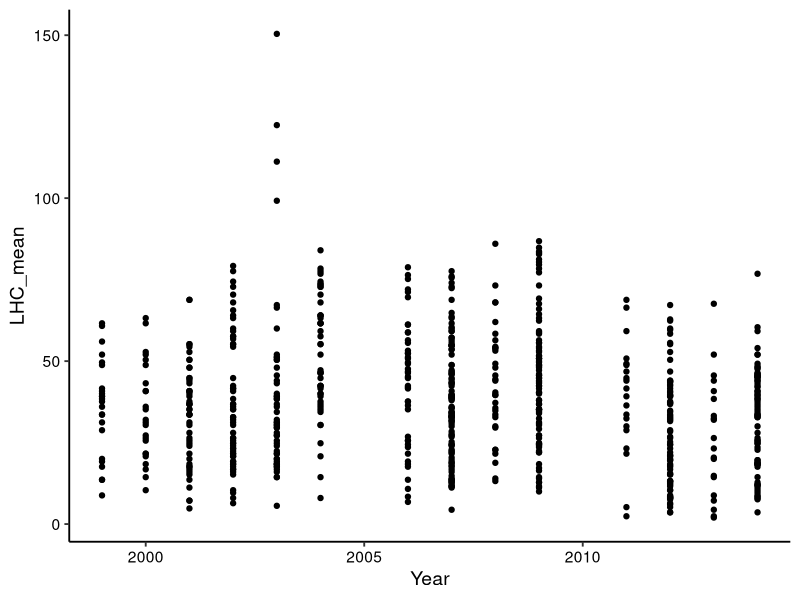
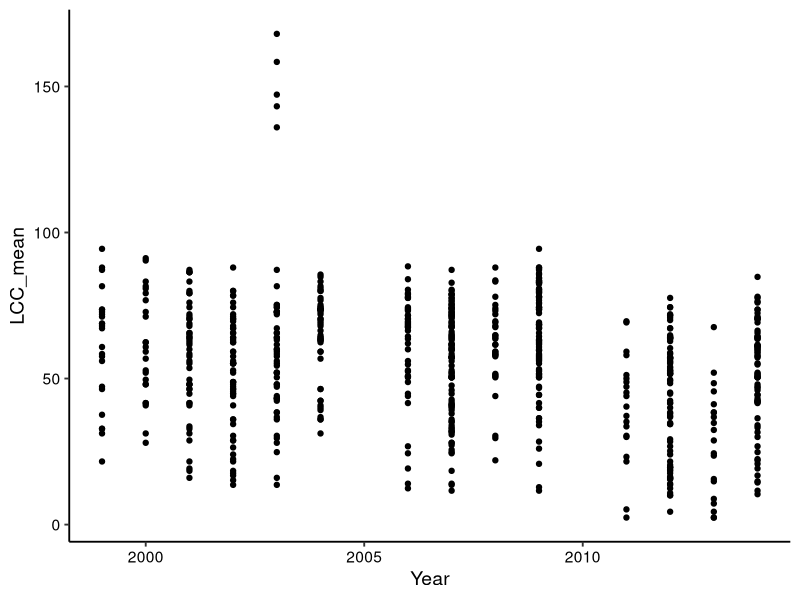
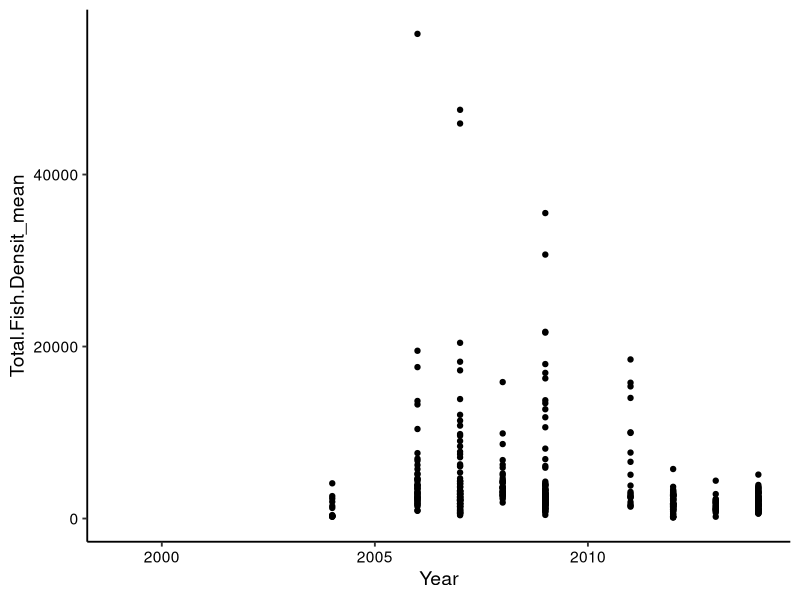
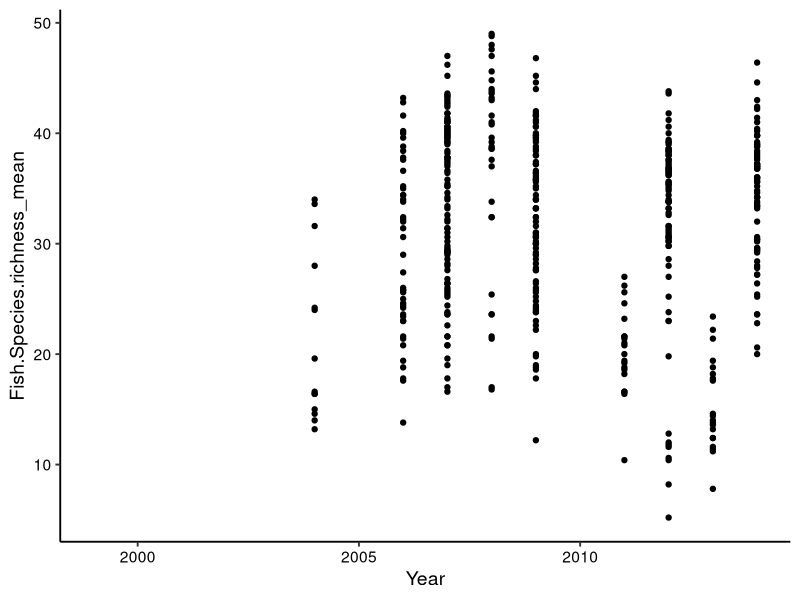
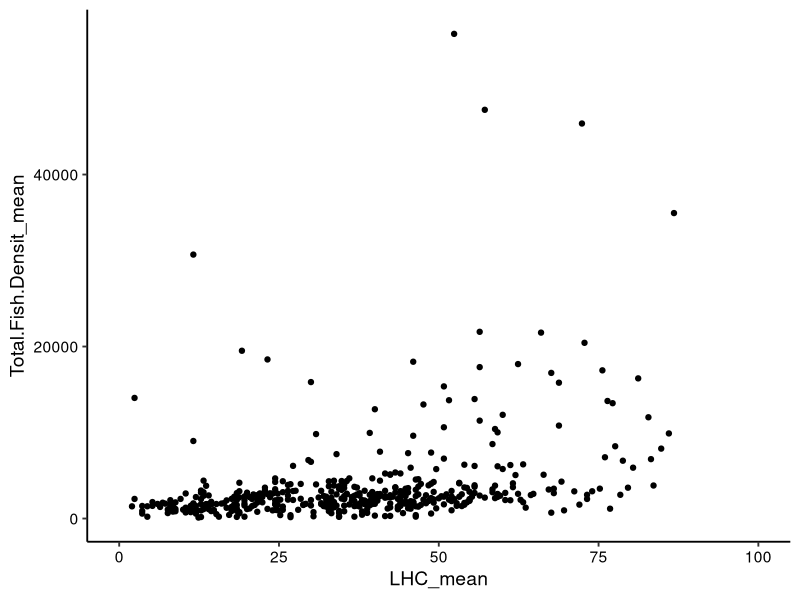
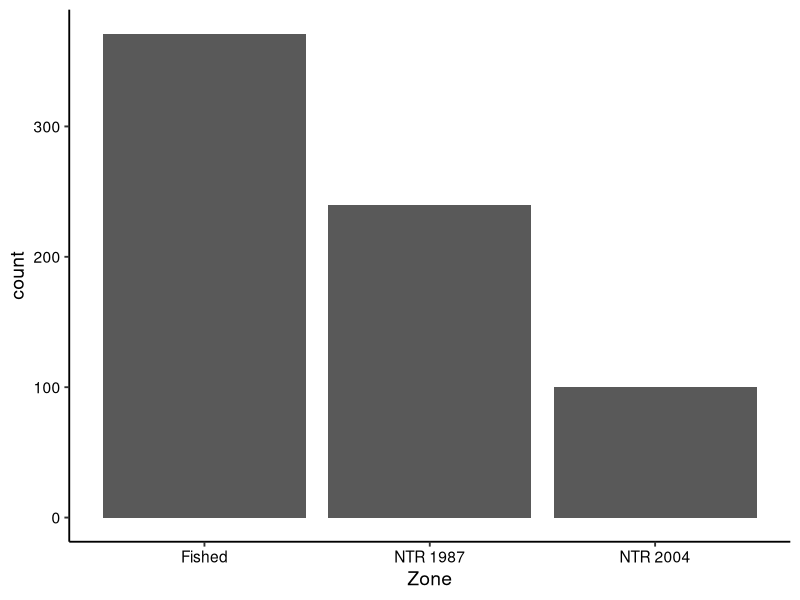
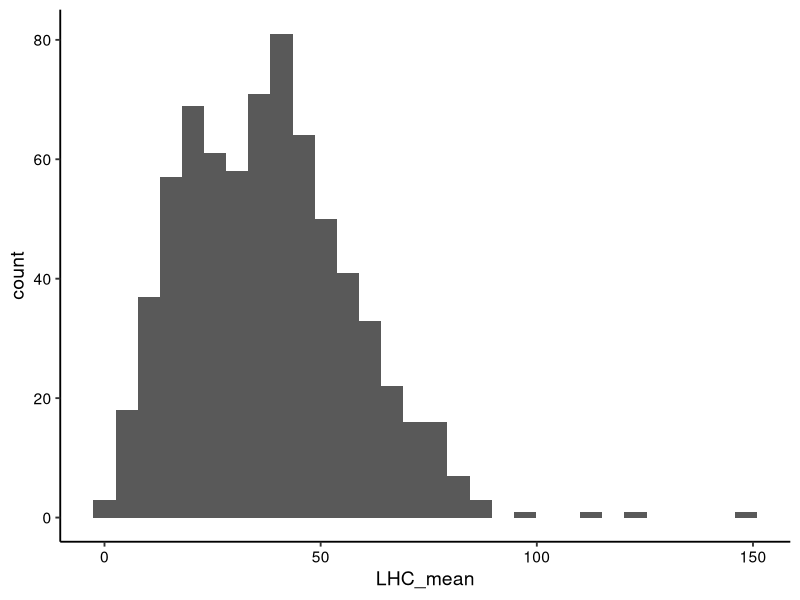
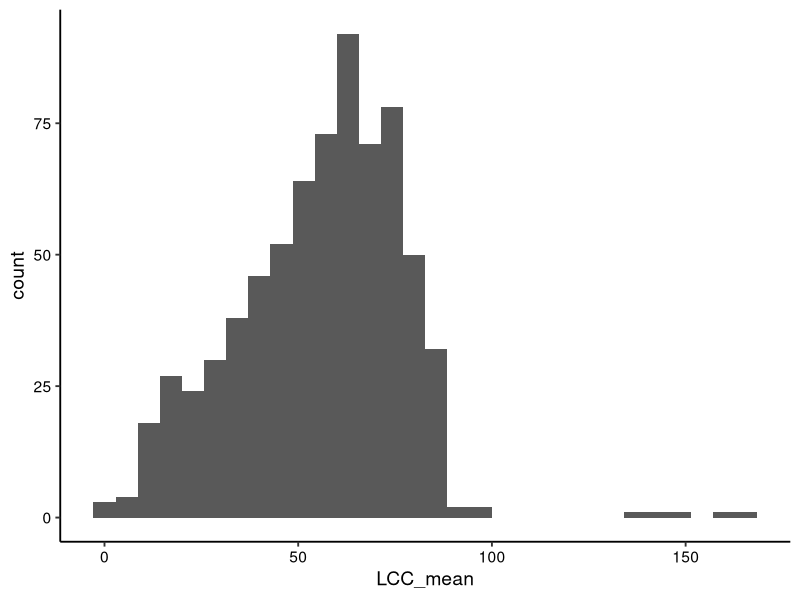

These charts were generated, in order, by the following R code:
#Checking working directory
getwd()

# Loading packages
library(tidyverse)

# Setting ggplot theme
deftheme <- theme_classic(base_size = 14) + 
  theme(axis.text = element_text(color = "black"),
        legend.position = "right") 
theme_set(deftheme)

# Loading datasets
GBR_Sites <- read.csv("./Data/Raw/data.gov.au_fish_benthos_GBR_sites_raw.csv")
GBR_Zones <- read.csv("./Data/Raw/data.gov.au_fish_benthos_GBR_zones_raw.csv")

colnames(GBR_Sites)
colnames(GBR_Zones)

str(GBR_Sites)
str(GBR_Zones)

dim(GBR_Sites)
dim(GBR_Zones)

summary(GBR_Sites$LHC_mean)
summary(GBR_Sites$LCC_mean)
summary(GBR_Sites$Total.Fish.Densit_mean)
summary(GBR_Sites$Fish.Species.richness_mean)

#This may include, but is not limited to, graphs illustrating the distributions of 
#variables of interest

#Scope: think about what information someone might want to know about the dataset 
#before analyzing it statistically. How might you visualize this information?

#Time series scatterplots
ggplot(GBR_Sites) + aes(x = Year, y = LHC_mean) +
 geom_point()

ggplot(GBR_Sites) + aes(x = Year, y = LCC_mean) +
  geom_point()

ggplot(GBR_Sites) + aes(x = Year, y = Total.Fish.Densit_mean) +
  geom_point()

ggplot(GBR_Sites) + aes(x = Year, y = Fish.Species.richness_mean) +
  geom_point()

#Scatterplot showing mean fish density in relation to mean % hard coral cover
ggplot(GBR_Sites) + aes(x = LHC_mean, y = Total.Fish.Densit_mean) +
  geom_point() + 
  xlim(0, 100)

#Bar graph showing the number of each type of zones
ggplot(GBR_Sites) + aes(x = Zone) +
  geom_bar()

#Histograms of % hard coral cover, % total coral cover, % mean fish density, and 
#mean fish species richness
ggplot(GBR_Sites) + aes(x = LHC_mean) +
  geom_histogram()

ggplot(GBR_Sites) + aes(x = LCC_mean) +
  geom_histogram()

ggplot(GBR_Sites) + aes(x = Total.Fish.Densit_mean) +
  geom_histogram()

ggplot(GBR_Sites) + aes(x = Fish.Species.richness_mean) +
  geom_histogram()

#Frequency polygon graph showing % hard and total coral cover
ggplot(GBR_Sites) +
  geom_freqpoly(aes(x = LHC_mean)) + 
  geom_freqpoly(aes(x = LCC_mean))

#Boxplots of % hard coral cover, % total coral cover, % mean fish density, and 
#mean fish species richness
ggplot(GBR_Sites) + aes(y = LHC_mean) +
  geom_boxplot()

ggplot(GBR_Sites) + aes(y = LCC_mean) +
  geom_boxplot()

###Both LHC_mean and LCC_mean are percentages, but they each have outliers over 100

ggplot(GBR_Sites) + aes(y = Total.Fish.Densit_mean) +
  geom_boxplot()

ggplot(GBR_Sites) + aes(y = Fish.Species.richness_mean) +
  geom_boxplot()


  







